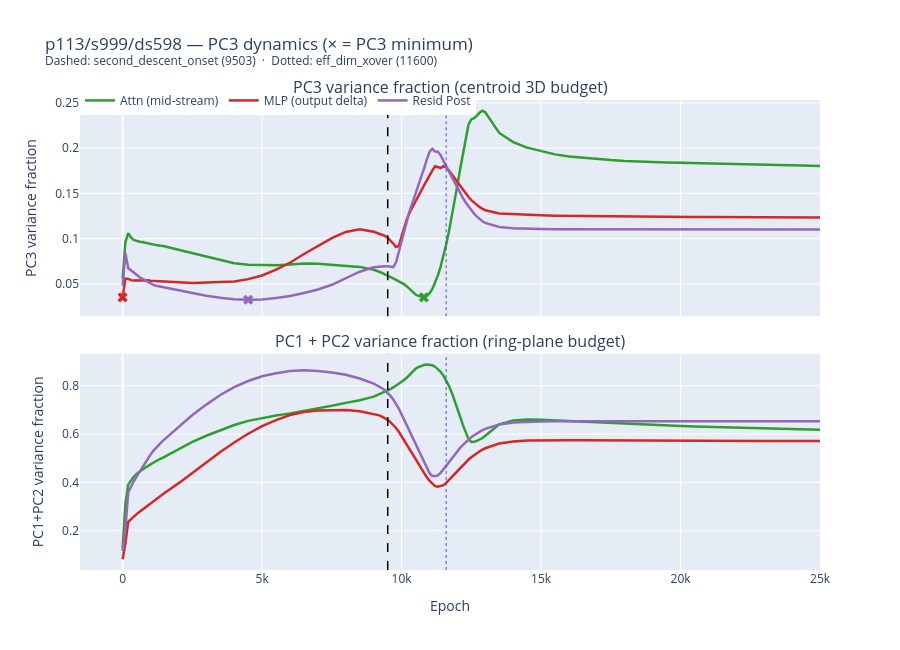

The code cell stored with this chart in its notebook:
### Markdown cell above
## Cell 1: PC3 Timeseries — All Sites, Single Variant

PC3 variance fraction at each activation site over training.
Lower = centroids compressed into the PC1-PC2 ring plane.
Higher = centroids have spread into a third dimension.

Expected signature for healthy grokkers:
- MLP PC3 peaks BEFORE grokking (MLP uses 3D first)
- Attn PC3 compresses to minimum AT grokking
- Both expand post-grokking

### Code cell
FOCUS_VARIANT = 'p113/s999/ds598'
focus_v       = next(v for v in VARIANTS if v['label'] == FOCUS_VARIANT)
FOCUS_GROK    = focus_v['grok']    # test_loss_threshold (end of grokking)
FOCUS_ONSET   = focus_v['onset']   # second_descent_onset (start of grokking)
FOCUS_EFF_XOVER = focus_v['eff_xover']

s = repr_data[FOCUS_VARIANT]
epochs = s['epochs']

fig = make_subplots(rows=2, cols=1, shared_xaxes=True, vertical_spacing=0.08,
                    subplot_titles=['PC3 variance fraction (centroid 3D budget)',
                                    'PC1 + PC2 variance fraction (ring-plane budget)'])

for site in SITES:
    pc3 = s[f'{site}_pca_var_pc3']
    pc12 = s[f'{site}_pca_var_pc1'] + s[f'{site}_pca_var_pc2']
    color = SITE_COLORS[site]
    label = SITE_LABELS[site]

    min_idx = np.argmin(pc3)

    fig.add_trace(go.Scatter(x=epochs, y=pc3, mode='lines', name=label,
                             legendgroup=site, showlegend=True,
                             line=dict(color=color, width=2.5),
                             hovertemplate=f'{label}<br>Epoch %{{x}}<br>PC3: %{{y:.3f}}<extra></extra>'),
                  row=1, col=1)
    fig.add_trace(go.Scatter(x=[epochs[min_idx]], y=[pc3[min_idx]], mode='markers',
                             marker=dict(color=color, size=9, symbol='x'),
                             showlegend=False, legendgroup=site,
                             hovertemplate=f'{label} min<br>ep=%{{x}}<br>%{{y:.3f}}<extra></extra>'),
                  row=1, col=1)

    fig.add_trace(go.Scatter(x=epochs, y=pc12, mode='lines', name=label,
                             legendgroup=site, showlegend=False,
                             line=dict(color=color, width=2.5)),
                  row=2, col=1)

# Onset (second descent start) — dashed
if FOCUS_ONSET > 0:
    for row in [1, 2]:
        fig.add_vline(x=FOCUS_ONSET, line=dict(color='black', dash='dash', width=1.5),
                      row=row, col=1)
# Effective dimensionality crossover — dotted blue
if FOCUS_EFF_XOVER > 0:
    for row in [1, 2]:
        fig.add_vline(x=FOCUS_EFF_XOVER, line=dict(color='rgba(60,60,210,0.6)', dash='dot', width=1.5),
                      row=row, col=1)

fig.update_yaxes(title_text='PC3 variance fraction', row=1, col=1)
fig.update_yaxes(title_text='PC1+PC2 variance fraction', row=2, col=1)
fig.update_xaxes(title_text='Epoch', row=2, col=1)
fig.update_layout(
    title=f'{FOCUS_VARIANT} — PC3 dynamics (× = PC3 minimum)<br>'
          f'<sup>Dashed: second_descent_onset ({FOCUS_ONSET})  ·  Dotted: eff_dim_xover ({FOCUS_EFF_XOVER})</sup>',
    height=650, legend=dict(orientation='h', y=1.03),
)
fig.show()
